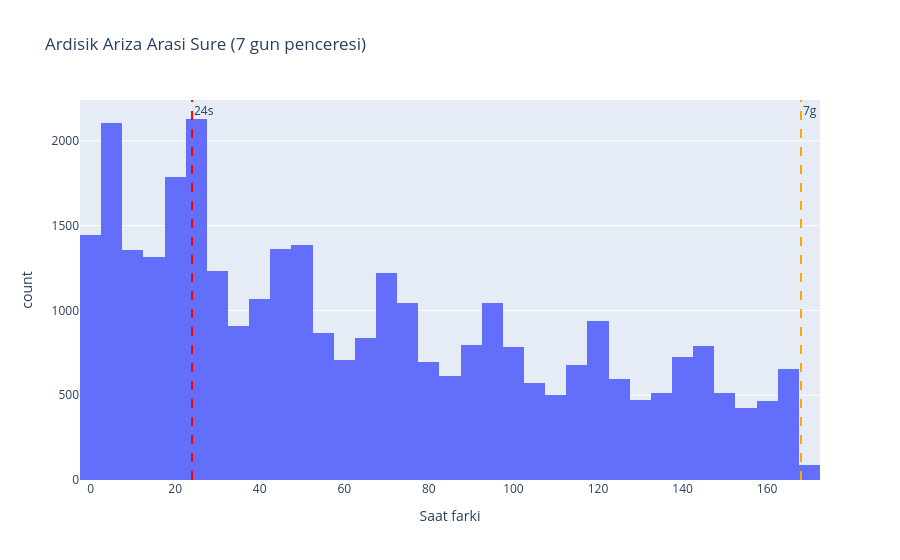

The notebook cell saved with this chart:
### Markdown cell above
---

## 2. Cascade Eşik Analizi
Ardışık arıza süre dağılımına göre "cascade" tanımı için doğal eşik bul.

### Code cell
# BOLUM 2: Cascade Esik Analizi — Veri konussun
# Soru: "Cascade" demek icin ardisik arıza arasi sure kac saat/gun olmali?
# Yontem: Sure dagilimini gor, dogal kirilma noktasini bul.

valid = df[df['saat_farki'].notna()].copy()

# Histogram: kac saat icinde tekrar ariza var?
print('=== ARDISIK ARIZA SURE DAGILIMI ===')
print(f'Total ardisik kayit: {len(valid):,}')
print()
print(f'{"Esik":15s}  pct_altinda  cumulative_n')
for esik_saat in [1, 6, 24, 72, 168, 720]:
    n_alt = (valid['saat_farki'] < esik_saat).sum()
    pct = n_alt / len(valid) * 100
    label = f'< {esik_saat}s' if esik_saat < 24 else f'< {esik_saat//24}g'
    print(f'{label:15s}  {pct:6.2f}%      {n_alt:8d}')

# Histogram gorselle
sub = valid[valid['saat_farki'] <= 168]  # 7 gun ic histogram
fig = px.histogram(sub, x='saat_farki', nbins=50,
    title='Ardisik Ariza Arasi Sure (7 gun penceresi)',
    labels={'saat_farki': 'Saat farki'})
fig.add_vline(x=24, line_dash='dash', line_color='red', annotation_text='24s')
fig.add_vline(x=168, line_dash='dash', line_color='orange', annotation_text='7g')
fig.show()

# CASCADE TANIMI: 24 saat icinde tekrar = cascade (yaygin convention)
# Veriye gore inceleyelim: 24s esiginde anormal yogunlasma var mi?
# Beklenti: random olsa exponential dagilim ile uyumlu olmali

# Median ardisik sure ile karsilastir
ort_sure = valid['saat_farki'].median()
print()
print(f'Ardisik median sure: {ort_sure:.1f} saat ({ort_sure/24:.2f} gun)')

# Cascade tanim ESIK = 24 saat (1 gun)
CASCADE_ESIK_SAAT = 24
df['cascade'] = df['saat_farki'] < CASCADE_ESIK_SAAT

print()
print(f'=== CASCADE TANIMI (esik {CASCADE_ESIK_SAAT}s) ===')
print(f'Cascade arizalar: {df["cascade"].sum():,} ({df["cascade"].mean()*100:.1f}%)')
print(f'Stand-alone arizalar: {(~df["cascade"]).sum():,}')

### Figure 1 — Plotly figure (JSON) as saved in the notebook; plotly's stock layout.template omitted (floating-point values rounded to 4 significant figures; data arrays with more than 128 entries replaced by an {"elided": "..."} marker saying what was removed)
{"data": [{"bingroup": "x", "hovertemplate": "Saat farki=%{x}<br>count=%{y}<extra></extra>", "legendgroup": "", "marker": {"color": "#636efa", "pattern": {"shape": ""}}, "name": "", "nbinsx": 50, "orientation": "v", "showlegend": false, "type": "histogram", "x": {"elided": "32615 float values"}, "xaxis": "x", "yaxis": "y"}], "layout": {"annotations": [{"showarrow": false, "text": "24s", "x": 24, "xanchor": "left", "xref": "x", "y": 1, "yanchor": "top", "yref": "y domain"}, {"showarrow": false, "text": "7g", "x": 168, "xanchor": "left", "xref": "x", "y": 1, "yanchor": "top", "yref": "y domain"}], "barmode": "relative", "legend": {"tracegroupgap": 0}, "shapes": [{"line": {"color": "red", "dash": "dash"}, "type": "line", "x0": 24, "x1": 24, "xref": "x", "y0": 0, "y1": 1, "yref": "y domain"}, {"line": {"color": "orange", "dash": "dash"}, "type": "line", "x0": 168, "x1": 168, "xref": "x", "y0": 0, "y1": 1, "yref": "y domain"}], "title": {"text": "Ardisik Ariza Arasi Sure (7 gun penceresi)"}, "xaxis": {"anchor": "y", "domain": [0, 1], "title": {"text": "Saat farki"}}, "yaxis": {"anchor": "x", "domain": [0, 1], "title": {"text": "count"}}}}
